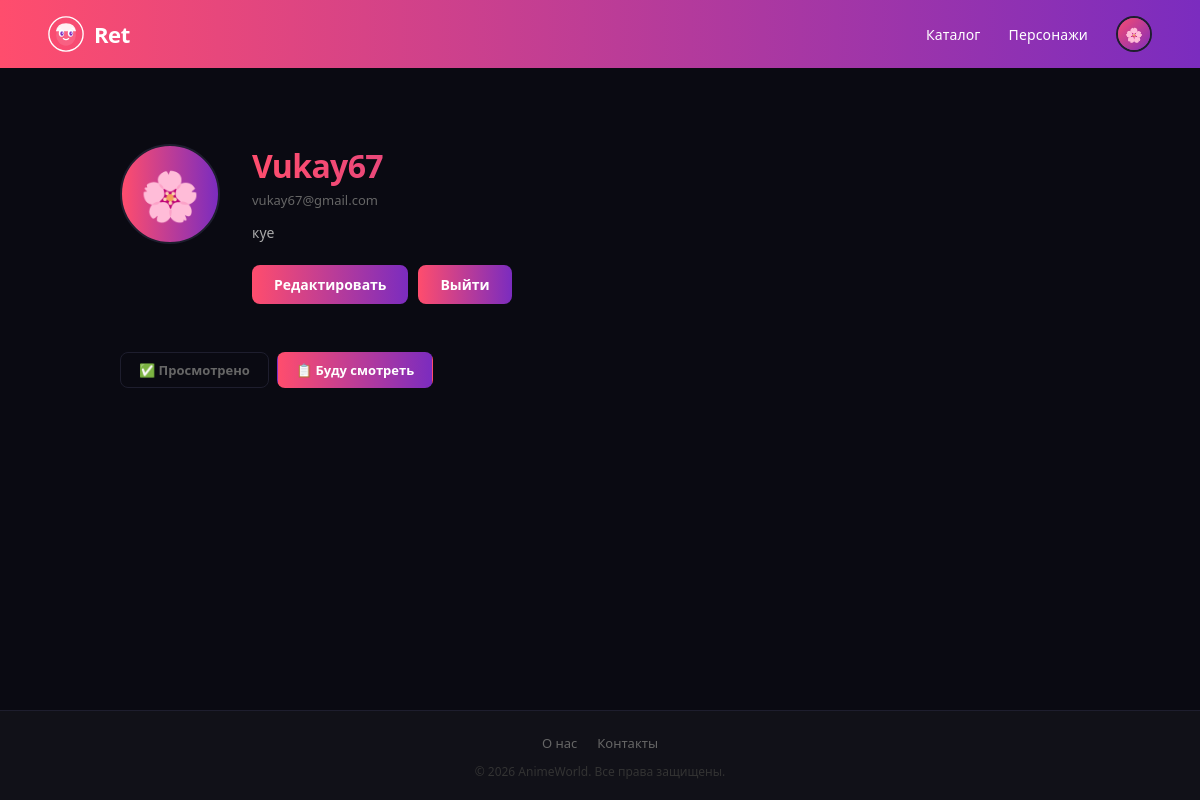
Page /profil/1/ (signed in) on the earlier database version.
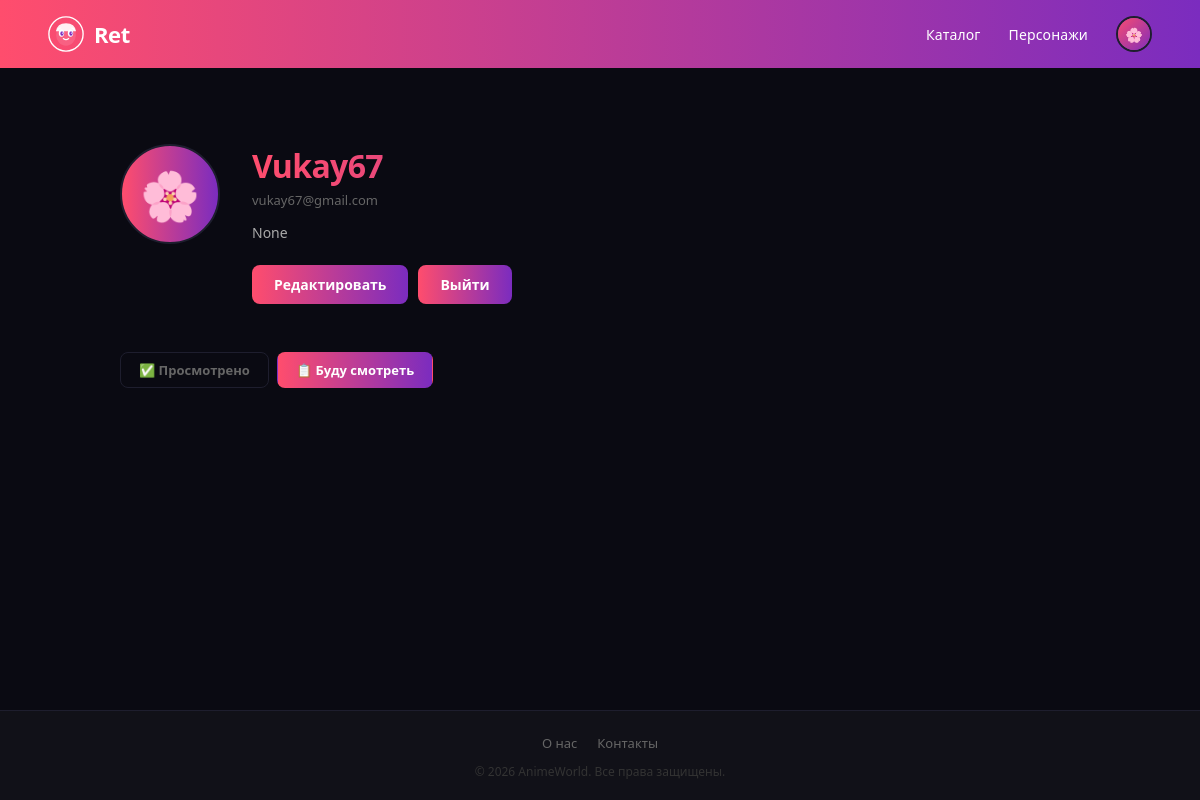
Same page on the later database version.
### core/models.py (models this page shows)
class CustemUser(AbstractUser):
    avatar = models.ImageField(upload_to="avatars", null=True, blank=True)
    description = models.TextField(max_length=250, null=True, blank=True)

### core/views.py (the view)
# urls.py: path('profil/<int:pk>/', profil_page, name="profil_page"),
@login_required
def profil_page(request, pk):
    user = get_object_or_404(CustemUser, id=pk)
    rating_sub = Reating.objects.filter(
        user=user, anime=OuterRef('anime')
    ).values('point')[:1]
    watched = user.bookmark_set.filter(status='watched').annotate(
        user_rating=Subquery(rating_sub)
    )
    planned = user.bookmark_set.filter(status='planned')
    context = {
        'user': user,
        'watched': watched,
        'planned': planned,
    }
    return render(request, "profil.html", context)

### core/templates/profil.html (shortened to what this page needs)
{% extends './base.html' %}
{% block content %}
    <main class="main">
        <div class="profile">
            <div class="profile-hero">
                <div class="profile-avatar-wrap">
                    {% if user.avatar %}
                        <img src="{{ user.avatar.url }}" alt="{{ user.username }}" class="profile-avatar-img"/>
                    {% else %}
                        <div class="profile-avatar">🌸</div>
                    {% endif %}
                </div>
                <div class="profile-info">
                    <h1 class="profile-name">{{ user.username }}</h1>
                    <p class="profile-tag">{{ user.email }}</p>
                    <p class="profile-bio">{{ user.description }}</p>
                    {% if user.id == request.user.id %}
                    <div class="profile-actions">
                        <a href="{% url 'redact_page' %}" class="btn-primary">Редактировать</a>
                        <a href="{% url 'logout' %}" class="btn-primary">Выйти</a>
                    </div>
                    {% endif %}
                </div>
            </div>
            <div class="watchlist">
                <div class="watchlist-tabs">
                    <button class="watchlist-tab" onclick="switchTab(this, 'watched')">✅ Просмотрено</button>
                    <button class="watchlist-tab active" onclick="switchTab(this, 'plan')">📋 Буду смотреть</button>
                </div>
            </div>
        </div>
    </main>
{% endblock %}

Differences in the rows shown:
changed CustemUser "Vukay67": description "куе" → "None"
